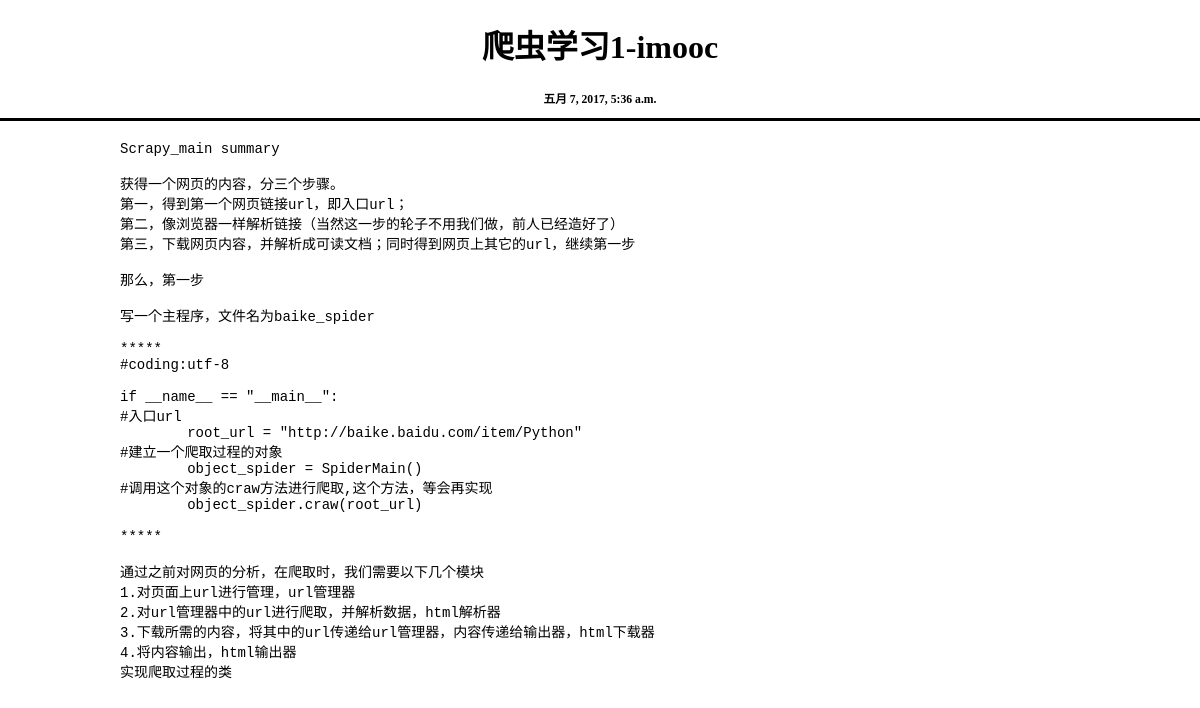
Screenshot of /blog/article/37 with the database file from the repository.
### blog/models.py (models this page shows, shortened)
class Article(models.Model):
    title = models.CharField(max_length=32, default='Title')
    content = models.TextField()
    pub_time = models.DateTimeField(auto_now=True)

### blog/views.py (the view)
# urls.py: url(r'^article/(?P<article_id>[0-9]+)$', views.article_page, name='article_page'),
def article_page(request, article_id):
    article = models.Article.objects.get(pk=article_id)
    return render(request, 'blog/article_page.html', {'article': article})

### blog/templates/blog/article_page.html (shortened to what this page needs)
<!DOCTYPE html>
{% load staticfiles %}
<html lang="en">
<head>
    <link type="text/css" rel="stylesheet" href="{% static 'css/blog.css' %}" >
</head>
<body>
<div id="article_title">
    <h1 color="red">{{article.title}}</h1>
</div>
<div id="article_time">
    <h3 color="gray">{{article.pub_time}}</h3>
</div>
<div id="article_content">
    <pre>{{article.content}}</pre>
</div>
</body>
</html>

### blog/static/css/blog.css (style rules this page uses)
body { margin: 0px }
#article_title { color: black; text-align: center; }
#article_time { text-align: center; font-size:10px; border-bottom:solid; }
#article_content { margin:120px; margin-top:20px; text-align：center; font-size:14px; }

### rows the page displays
Article: title "爬虫学习1-imooc", pub_time "五月 7, 2017, 5:36 a.m.", content "Scrapy_main summary 获得一个网页的内容，分三个步骤。 第一，得到第一个网页链接url，即入口url； 第二，像浏览器一样解析链接（当然这一步的轮子不用我们做，前人已经造好了） 第三，下载网页内容，并解析成可读文档；同时得到网页上其它的url，继续第一步 那么，第一步 写一个主程序，文件名为baike_spider ***** #coding:utf-8 if __name__ == \"__main__\": #入口url root_url = \"http://baike.baidu.com/item/Python\" #建立一个爬取过程的对象 object_spider = SpiderMain() #调用这个对象的craw方法进行爬取,这个方法，等会再实现 object_spider.craw(root_url) ***** 通过之前对网页的分析，在爬取时，我们需要以下几个模块 1.对页面上url进行管理，url管理器 2.对url管理器中的url进行爬取，并解析数据，html解析器 3.下载所需的内容，将其中的url传递给url管理器，内容传递给输出器，html下载器 4.将内容输出，html输出器 实现爬取过程的类"
